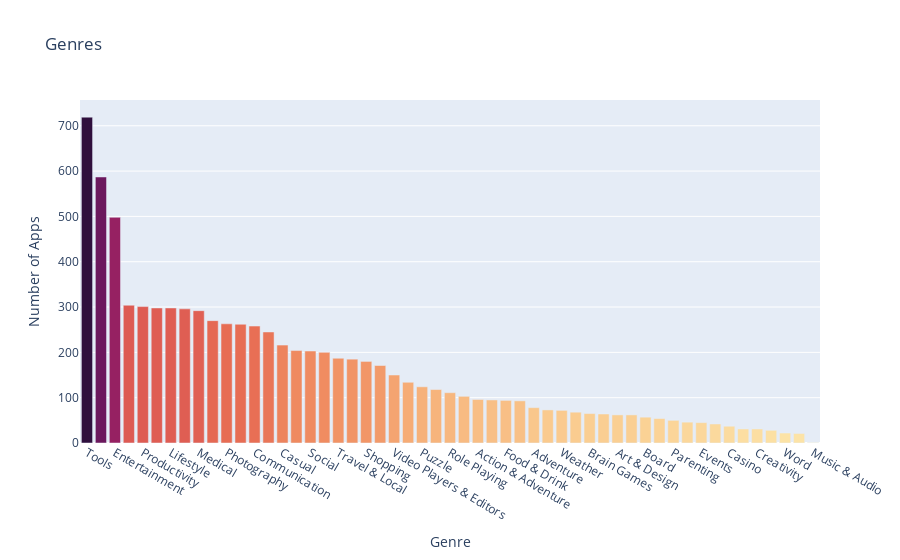

The notebook cell saved with this chart:
### Markdown cell above
**Challenge**: Can you create this chart with the Series containing the genre data? 

<img src=https://imgur.com/DbcoQli.png width=400>

Try experimenting with the built in colour scales in Plotly. You can find a full list [here](https://plotly.com/python/builtin-colorscales/). 

* Find a way to set the colour scale using the color_continuous_scale parameter. 
* Find a way to make the color axis disappear by using coloraxis_showscale.

### Code cell
bar = px.bar(stack.value_counts(), color=stack.value_counts().values, title="Genres", color_continuous_scale="matter")

bar.update_layout(xaxis_title='Genre',
yaxis_title='Number of Apps',
coloraxis_showscale=False)

bar.show()

### Figure 1 — Plotly figure (JSON) as saved in the notebook; plotly's stock layout.template omitted (floating-point values rounded to 4 significant figures)
{"data": [{"alignmentgroup": "True", "hovertemplate": "index=%{x}<br>value=%{y}<br>color=%{marker.color}<extra></extra>", "legendgroup": "", "marker": {"color": [719, 587, 498, 304, 301, 298, 298, 296, 292, 270, 263, 262, 258, 245, 216, 204, 203, 200, 187, 185, 180, 171, 150, 134, 124, 118, 111, 103, 96, 95, 94, 93, 78, 73, 72, 68, 65, 64, 62, 62, 57, 54, 50, 46, 45, 42, 37, 31, 31, 28, 22, 21, 1], "coloraxis": "coloraxis", "pattern": {"shape": ""}}, "name": "", "offsetgroup": "", "orientation": "v", "showlegend": false, "textposition": "auto", "type": "bar", "x": ["Tools", "Education", "Entertainment", "Action", "Productivity", "Personalization", "Lifestyle", "Finance", "Medical", "Sports", "Photography", "Business", "Communication", "Health & Fitness", "Casual", "News & Magazines", "Social", "Simulation", "Travel & Local", "Arcade", "Shopping", "Books & Reference", "Video Players & Editors", "Dating", "Puzzle", "Maps & Navigation", "Role Playing", "Racing", "Action & Adventure", "Strategy", "Food & Drink", "Educational", "Adventure", "Auto & Vehicles", "Weather", "Pretend Play", "Brain Games", "Libraries & Demo", "Art & Design", "House & Home", "Board", "Comics", "Parenting", "Card", "Events", "Beauty", "Casino", "Music & Video", "Creativity", "Trivia", "Word", "Music", "Music & Audio"], "xaxis": "x", "y": [719, 587, 498, 304, 301, 298, 298, 296, 292, 270, 263, 262, 258, 245, 216, 204, 203, 200, 187, 185, 180, 171, 150, 134, 124, 118, 111, 103, 96, 95, 94, 93, 78, 73, 72, 68, 65, 64, 62, 62, 57, 54, 50, 46, 45, 42, 37, 31, 31, 28, 22, 21, 1], "yaxis": "y"}], "layout": {"barmode": "relative", "coloraxis": {"colorbar": {"title": {"text": "color"}}, "colorscale": [[0, "rgb(253, 237, 176)"], [0.09091, "rgb(250, 205, 145)"], [0.1818, "rgb(246, 173, 119)"], [0.2727, "rgb(240, 142, 98)"], [0.3636, "rgb(231, 109, 84)"], [0.4545, "rgb(216, 80, 83)"], [0.5455, "rgb(195, 56, 90)"], [0.6364, "rgb(168, 40, 96)"], [0.7273, "rgb(138, 29, 99)"], [0.8182, "rgb(107, 24, 93)"], [0.9091, "rgb(76, 21, 80)"], [1, "rgb(47, 15, 61)"]], "showscale": false}, "legend": {"tracegroupgap": 0}, "title": {"text": "Genres"}, "xaxis": {"anchor": "y", "domain": [0, 1], "title": {"text": "Genre"}}, "yaxis": {"anchor": "x", "domain": [0, 1], "title": {"text": "Number of Apps"}}}}
